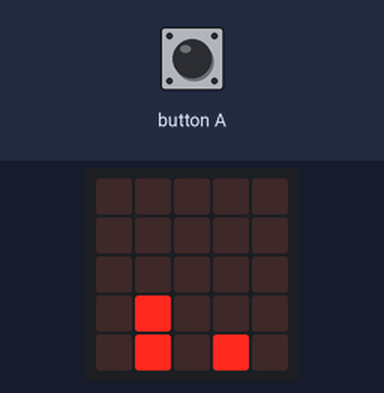
Simulated run of this program. Board: BBC micro:bit (MakeCode). On the bench: the board's 5×5 LED display. The run ends where the board's game-over animation would start. At 0.6 s the program stops and its outputs stay as they are.

Above: at 0.11 s.
At 0.5 s:
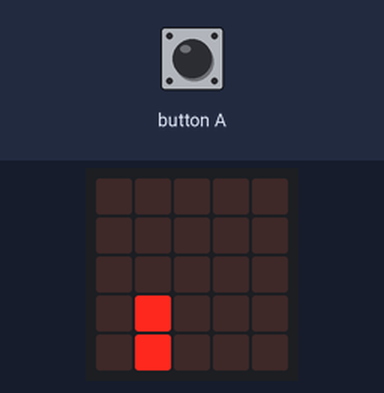

The program:

main.ts
```typescript
input.onButtonPressed(Button.A, function () {
    jugador_arriba.change(LedSpriteProperty.Y, -1)
    jugador_abajo.change(LedSpriteProperty.Y, -1)
    basic.pause(500)
    jugador_arriba.change(LedSpriteProperty.Y, 1)
    jugador_abajo.change(LedSpriteProperty.Y, 1)
})
let jugador_abajo: game.LedSprite = null
let jugador_arriba: game.LedSprite = null
jugador_arriba = game.createSprite(1, 3)
jugador_abajo = game.createSprite(1, 4)
let jugador = game.createSprite(4, 4)
basic.forever(function () {
    jugador.change(LedSpriteProperty.X, -1)
    basic.pause(200)
    if (jugador.get(LedSpriteProperty.X) == 0) {
        jugador.set(LedSpriteProperty.X, 4)
    }
    if (jugador.isTouching(jugador_abajo)) {
        game.gameOver()
    }
})
```

test.ts
```typescript
// aquí va el archivo "tests"; esto no se compilará cuando este paquete se utilice como una extensión.
```
